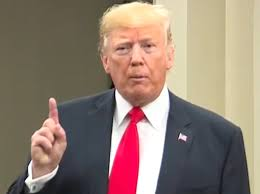
#> input picture person_img.jpg, 260 x 194 px, given in place of the camera
$ python Binarization.py
#> lines starting #> are read from the running program, lines starting #| are printed output that depends on the picture; after the words box and inside, x2 and y2 are one past the last pixel; in counts of white or black regions, pixels touching at a corner belong together
import cv2

def nothing(x):
    pass
cv2.namedWindow('Binary')
cv2.createTrackbar('threshold','Binary',0,255,nothing)
cv2.setTrackbarPos('threshold','Binary',127) #초기값 지정
cap = cv2.VideoCapture(0)

while(True):
    ret, frame = cap.read()
#> frame is the input picture: shape (194, 260, 3); mean B, G, R 114.7, 127.5, 146.9
    low = cv2.getTrackbarPos('threshold','Binary')
    gray = cv2.cvtColor(frame,cv2.COLOR_BGR2GRAY)
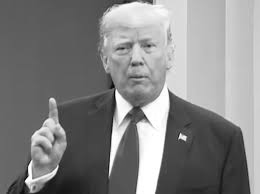
#> gray: shape (194, 260); min 1, max 255, mean 131.7
    ret, img_binary =cv2.threshold(gray,low,255,cv2.THRESH_BINARY_INV) #threshold(2진화 할 이미지, 기준점,기준점을 넘을시 255,cv2.THRESH_BINARY)
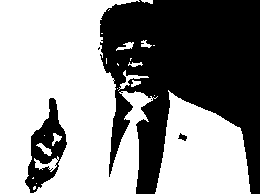
#> img_binary: shape (194, 260); 57.2% white; 5 black regions (2 under 20 px), largest, box (x1, y1, x2, y2) and area: (100, 0, 260, 194) 19792, (25, 98, 67, 193) 1748, (178, 133, 187, 141) 40
#> ret = 127
    #cv2.THRESH_BINARY_INV = 흰색과 검정색 반전
    cv2.imshow('frame',img_binary)
    img_result = cv2.bitwise_and(frame,frame,mask=img_binary)
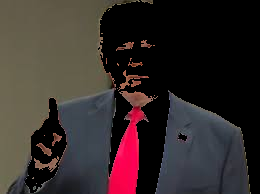
#> img_result: shape (194, 260, 3); mean B, G, R 42.8, 43.8, 53.3
    cv2.imshow("Result",img_result)
    if cv2.waitKey(1)& 0xff == ord('q'):
#> (key q is pressed here)
        break;

cap.release()
cv2.destroyAllWindows()

$ run again, on Ronaldo.jpg
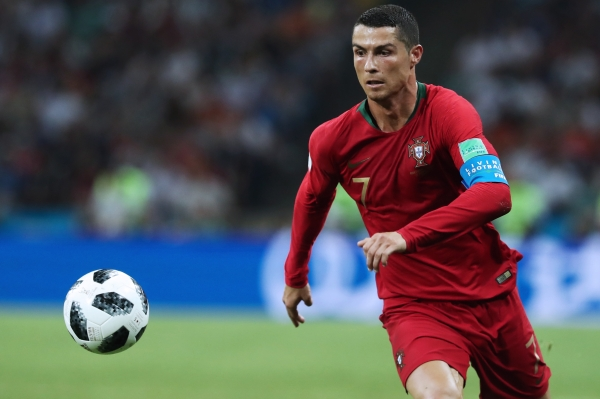
#> input picture Ronaldo.jpg, 600 x 399 px, given in place of the camera
#> frame is the input picture: shape (399, 600, 3); mean B, G, R 86.1, 81.7, 83
#> `ret, img_binary =cv2.threshold(gray,low,255,cv2.THRESH_BINARY_INV)`:
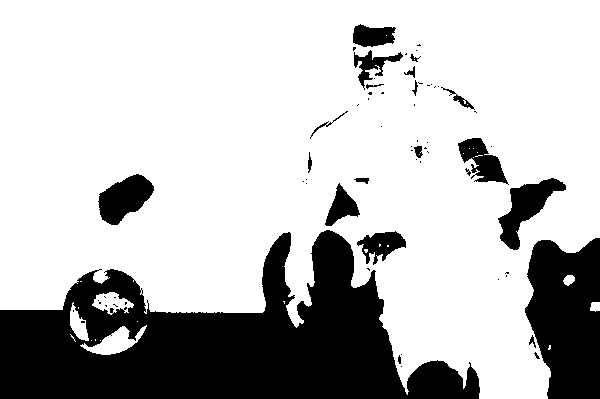
#> img_binary: shape (399, 600); 74.5% white; 66 black regions (45 under 20 px), largest, box (x1, y1, x2, y2) and area: (0, 230, 480, 399) 42936, (525, 238, 600, 399) 9625, (498, 178, 566, 250) 1913
#> ret = 127
#> `img_result = cv2.bitwise_and(frame,frame,mask=img_binary)`:
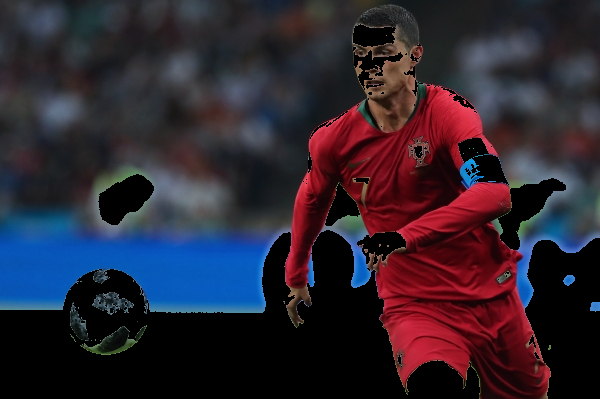
#> img_result: shape (399, 600, 3); mean B, G, R 48.5, 36.7, 46.1
